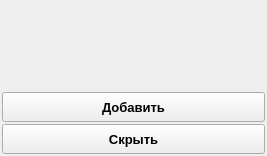
<?xml version="1.0" encoding="UTF-8"?>
<ui version="4.0">
 <class>WCnn</class>
 <widget class="QWidget" name="WCnn">
  <property name="geometry">
   <rect>
    <x>0</x>
    <y>0</y>
    <width>267</width>
    <height>156</height>
   </rect>
  </property>
  <property name="windowTitle">
   <string>Cnn</string>
  </property>
  <layout class="QVBoxLayout" name="verticalLayout" stretch="0,1,0,0">
   <property name="spacing">
    <number>2</number>
   </property>
   <property name="leftMargin">
    <number>2</number>
   </property>
   <property name="topMargin">
    <number>2</number>
   </property>
   <property name="rightMargin">
    <number>2</number>
   </property>
   <property name="bottomMargin">
    <number>2</number>
   </property>
   <item>
    <layout class="QVBoxLayout" name="lyCnn">
     <property name="spacing">
      <number>2</number>
     </property>
    </layout>
   </item>
   <item>
    <spacer name="spc">
     <property name="orientation">
      <enum>Qt::Vertical</enum>
     </property>
     <property name="sizeHint" stdset="0">
      <size>
       <width>20</width>
       <height>40</height>
      </size>
     </property>
    </spacer>
   </item>
   <item>
    <widget class="QPushButton" name="btAdd">
     <property name="minimumSize">
      <size>
       <width>128</width>
       <height>30</height>
      </size>
     </property>
     <property name="maximumSize">
      <size>
       <width>16777215</width>
       <height>30</height>
      </size>
     </property>
     <property name="font">
      <font>
       <pointsize>10</pointsize>
       <weight>75</weight>
       <bold>true</bold>
      </font>
     </property>
     <property name="text">
      <string>Добавить</string>
     </property>
    </widget>
   </item>
   <item>
    <widget class="QPushButton" name="btHide">
     <property name="minimumSize">
      <size>
       <width>128</width>
       <height>30</height>
      </size>
     </property>
     <property name="maximumSize">
      <size>
       <width>16777215</width>
       <height>30</height>
      </size>
     </property>
     <property name="font">
      <font>
       <pointsize>10</pointsize>
       <weight>75</weight>
       <bold>true</bold>
      </font>
     </property>
     <property name="text">
      <string>Скрыть</string>
     </property>
    </widget>
   </item>
  </layout>
 </widget>
 <resources/>
 <connections/>
</ui>
